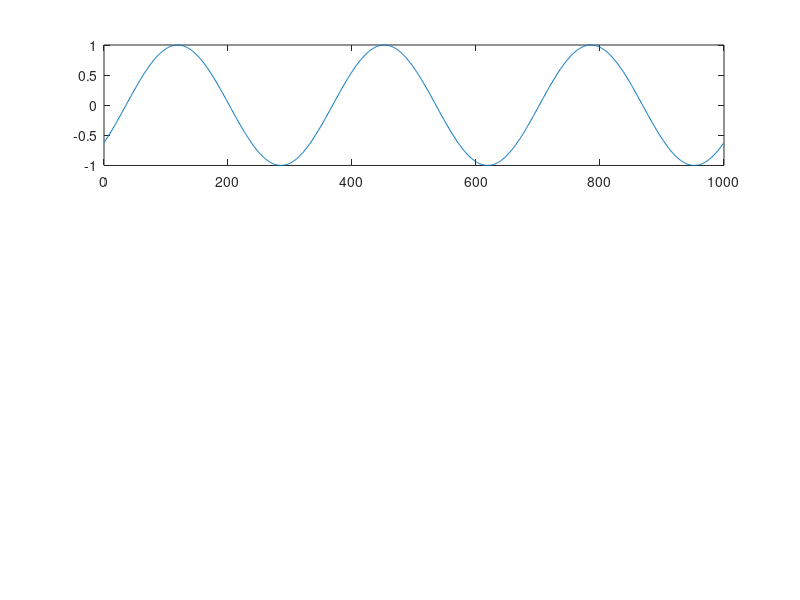

Source code (MATLAB): (Note: this script raises an error after producing the figure.)
clear; close all; clc;

%% Task 1.2.1

N = 1000; % Number of samples
phi = unifrnd(-pi, pi); % random phase

n = 0:N-1;

% cos has a period of 2*pi so to have 3 periods in 1000 samples, we need a period of:
T_3 = N/3;
f_3 = 1/T_3;
cos_3 = cos(2*pi*f_3*n + phi);
dft_3 = fft(cos_3);

figure;
subplot(3,1,1);
plot(n, cos_3);
title('Cosine wave with f = 3 bins and phase = ' + string(phi) + ' rad');
xlabel('Samples');
ylabel('Amplitude');
subplot(3,1,2);
plot(abs(dft_3));
title('DFT - magnitude');
xlabel('Frequency');
ylabel('Magnitude');
subplot(3,1,3);
plot(angle(dft_3));
title('DFT - phase');
xlabel('Frequency');
ylabel('Phase');

%% Task 1.2.2

figure;
dft_3_dB = 20*log10(abs(dft_3));
plot(dft_3_dB);
title('DFT - magnitude in dB');
xlabel('Frequency');
ylabel('Magnitude (dB)');

%% Task 1.2.5

fs = 100; % Sampling frequency

omega_1 = fs/N;

freqAxis = n*omega_1;


figure;
subplot(2,1,1);
plot(freqAxis, abs(dft_3));
title('DFT - magnitude');
xlabel('Frequency (Hz)');
ylabel('Magnitude');
subplot(2,1,2);
plot(freqAxis, angle(dft_3));
title('DFT - phase');
xlabel('Frequency (Hz)');
ylabel('Phase');